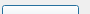
<?xml version='1.0' encoding='UTF-8'?> 
<ui version='4.0'>
 <class>Dialog</class>
 <widget class='QDialog' name='Dialog'>
      <property name='geometry'>
        <rect>
         <x>0</x>
         <y>0</y>
         <width>90</width>
         <height>14</height>
        </rect>
      </property>
  <property name='dl_color'>
   <string>Dialog</string>
  </property>
     <widget class='QPushButton' name='IDC_BUTTON2'>
      <property name='geometry'>
        <rect>
         <x>2</x>
         <y>5</y>
         <width>77</width>
         <height>30</height>
        </rect>
      </property>
        <property name='text'>
         <string>Color...</string>
        </property>
       </widget>
      <widget class='QLabel' name='S_1'>
      <property name='geometry'>
        <rect>
         <x>97</x>
         <y>7</y>
         <width>105</width>
         <height>20</height>
        </rect>
      </property>
        <property name='text'>
          <string>X</string>
         </property>
      </widget>
      </widget>
   <resources/>
 <connections/>
</ui> 
